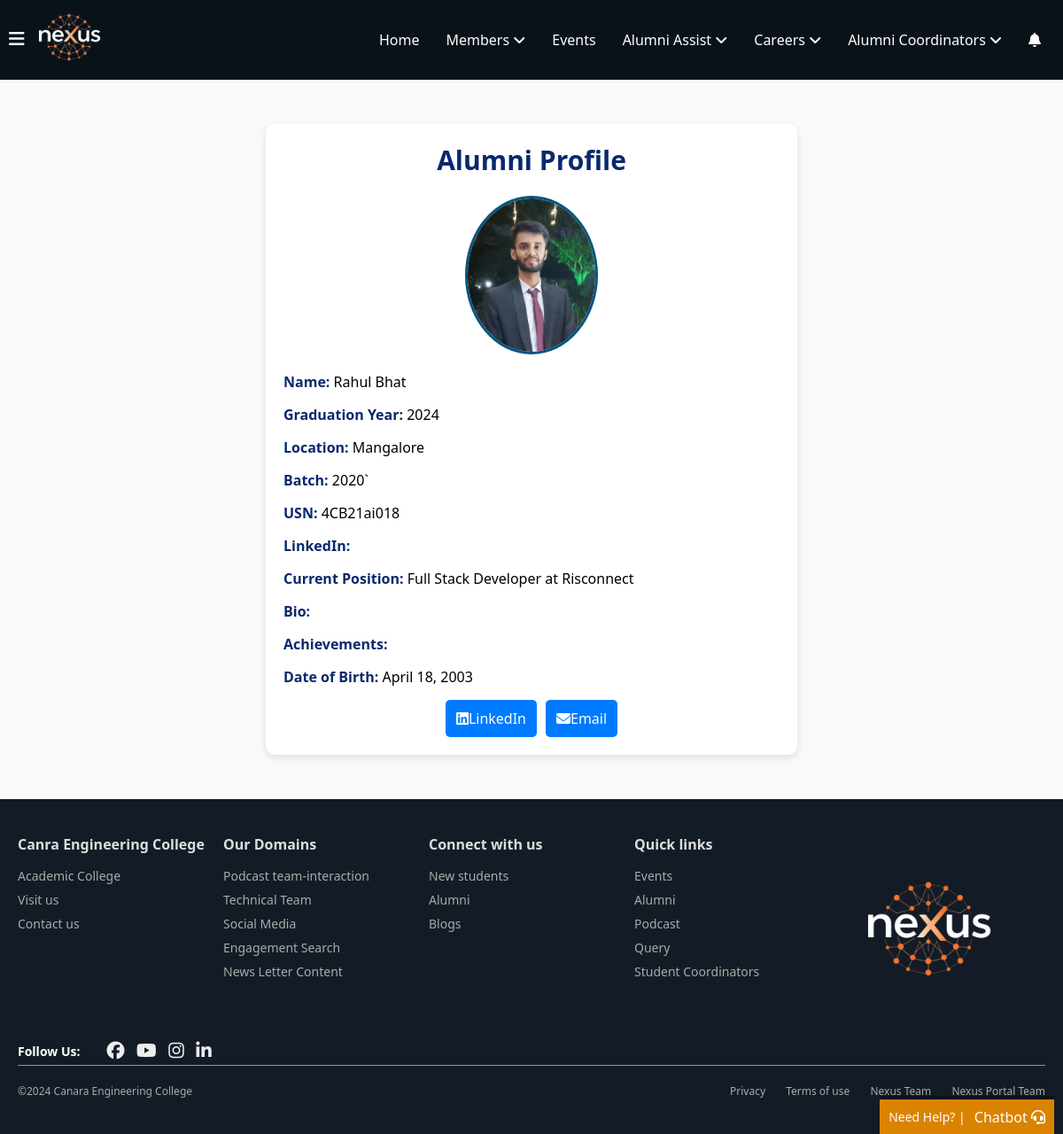
Before: /achievements/Alumni_Profile/7/ with the older database file.
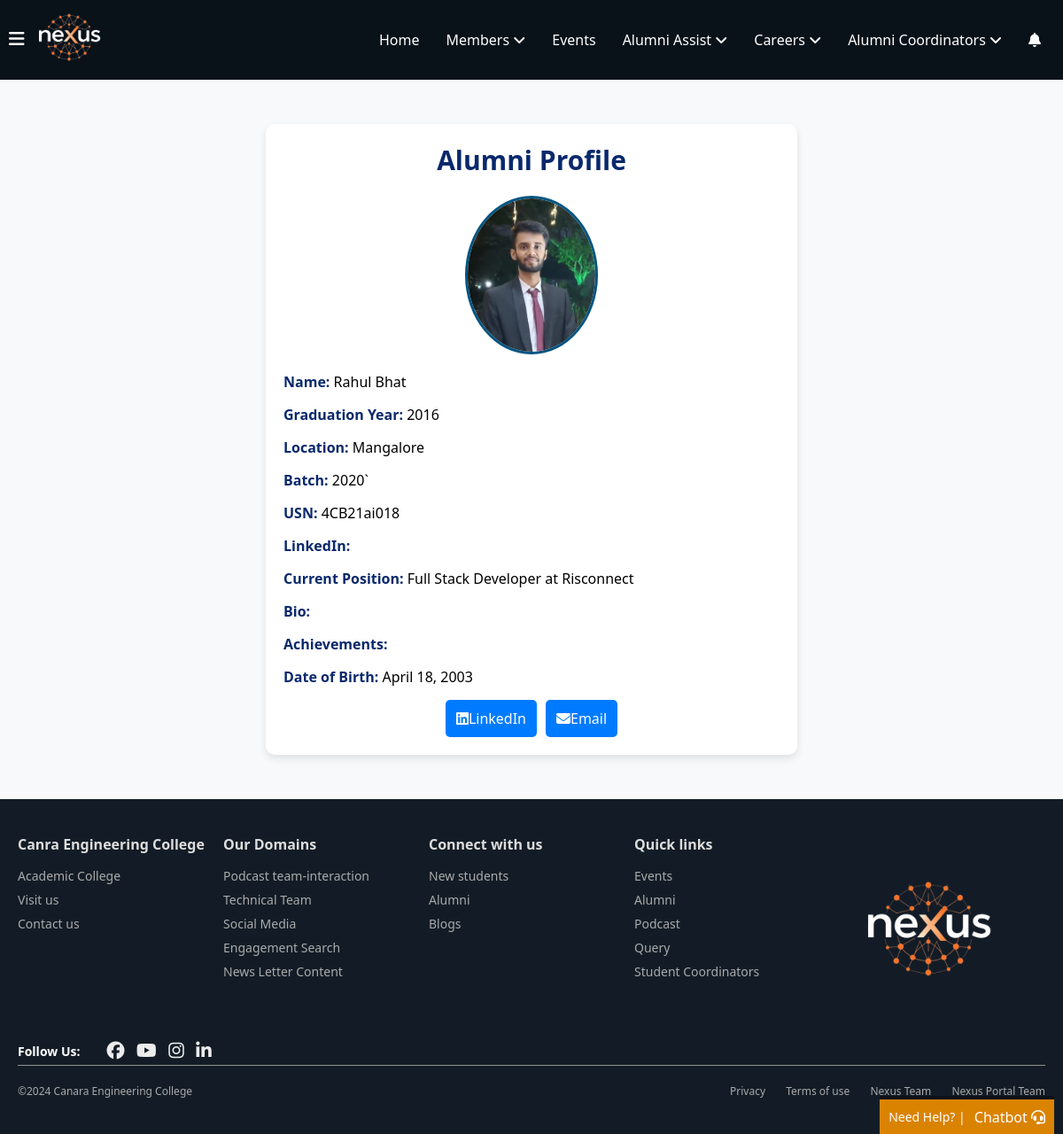
After: the same page with the newer database file.
### alumni_details/models.py (models this page shows, shortened)
class Alumni(models.Model):
    alumni_id = models.AutoField(primary_key=True)
    user = models.OneToOneField(User, on_delete=models.CASCADE, related_name="alumni_profile")
    first_name = models.CharField(max_length=100, db_index=True)
    last_name = models.CharField(max_length=100, db_index=True)
    phone_number = models.CharField(max_length=15, blank=True, null=True)  # Allows optional phone number
    graduation_year = models.IntegerField(db_index=True)  # Added index for graduation year
    location = models.CharField(max_length=255, blank=True, null=True)  # Optional location
    job_location=models.CharField(max_length=255,blank=True,null=True,db_index=True)
    profile_picture = models.ImageField(upload_to='photos/', blank=True, null=True, default='photos/default.png', validators=[validate_image_size])  # Add validator here
    batch = models.CharField(max_length=10)
    usn = models.CharField(max_length=20, unique=True)
    linkedin_url = models.URLField(max_length=255, blank=True, null=True)  # Optional LinkedIn URL
    facebook_url = models.URLField(max_length=255, blank=True, null=True)  # Optional Facebook URL
    instagram_url = models.URLField(max_length=255, blank=True, null=True)  # Optional Instagram URL
    twitter_url = models.URLField(max_length=255, blank=True, null=True)  # Optional Twitter URL
    youtube_url = models.URLField(max_length=255, blank=True, null=True)  # Optional YouTube URL
    current_position = models.CharField(max_length=255, db_index=True, null=True)
    branch = models.CharField(max_length=100, db_index=True)  # Added index for branch
    company_name = models.CharField(max_length=255, db_index=True, null=True)  # Added index for company name
    bio = models.TextField(blank=True, null=True)  # Optional bio
    achievements = models.TextField(blank=True, null=True)  # Optional achievements
    dob = models.DateField()
    is_alumni = models.BooleanField(default=True)
    personal_email = models.EmailField(blank=True, null=True, unique=True)  # Add personal email field
    profile_views = models.IntegerField(default=generate_random_views)  # Random views between 1-10
    uuid = models.UUIDField(default=uuid.uuid4, editable=False, unique=True)
    class Meta:
        indexes = [
            models.Index(fields=['first_name']),
            models.Index(fields=['last_name']),
            models.Index(fields=['current_position']),
            models.Index(fields=['graduation_year']),  # Index for faster filtering by graduation year
            models.Index(fields=['branch']),  # Index for faster filtering by branch
            models.Index(fields=['company_name']),  # Index for faster filtering by company name
            models.Index(fields=['job_location'])
        ]

### achievements/views.py (the view)
# urls.py: path('Alumni_Profile/<int:alumni_id>/', alumni_profile, name='alumni_profile'),
def alumni_profile(request, alumni_id):
    alumni = get_object_or_404(Alumni, pk=alumni_id)  # Fetch the alumni details using their ID
    return render(request, 'alumni_details/single-alumni-profile.html', {'alumni': alumni})

### notifications/context_processors.py (called while the page is built)
def notification_count(request):
    if request.user.is_authenticated:
        unread_count = Notification.objects.filter(
            recipient=request.user,
            viewed=False
        ).count()
        return {'unread_notifications_count': unread_count}
    return {'unread_notifications_count': 0}

### alumni_details/templates/alumni_details/single-alumni-profile.html (shortened to what this page needs)
{% extends 'home/layout.html' %}
{% load static %}
{% block content %}
<div class="profile-container">
    <h2>Alumni Profile</h2>
    {% if alumni.profile_picture %}
        <img src="{{ alumni.profile_picture.url }}" class="profile-img" alt="{{ alumni.first_name }}'s Profile Picture">
    {% else %}
        <img src="{% static 'alumni_details/assets/default.png' %}" class="profile-img" alt="Default Profile Picture">
    {% endif %}
    <div class="profile-detail">
        <strong>Name:</strong> {{ alumni.first_name }} {{ alumni.last_name }}
    </div>
    <div class="profile-detail">
        <strong>Graduation Year:</strong> {{ alumni.graduation_year }}
    </div>
    <div class="profile-detail">
        <strong>Location:</strong> {{ alumni.location }}
    </div>
    <div class="profile-detail">
        <strong>Batch:</strong> {{ alumni.batch }}
    </div>
    <div class="profile-detail">
        <strong>USN:</strong> {{ alumni.usn }}
    </div>
    <div class="profile-detail">
        <strong>LinkedIn:</strong> <a href="{{ alumni.linkedin_url }}" target="_blank">{{ alumni.linkedin_url }}</a>
    </div>
    <div class="profile-detail">
        <strong>Current Position:</strong> {{ alumni.current_position }} at {{ alumni.company_name }}
    </div>
    <div class="profile-detail">
        <strong>Bio:</strong> {{ alumni.bio }}
    </div>
    <div class="profile-detail">
        <strong>Achievements:</strong> {{ alumni.achievements }}
    </div>
    <div class="profile-detail">
        <strong>Date of Birth:</strong> {{ alumni.dob }}
    </div>
    <div class="social-links">
        <a class="connect-btn" href="{{ alumni.linkedin_url }}" target="_blank">
            <i class="fa-brands fa-linkedin"></i> LinkedIn
        </a>
        <a class="connect-btn" href="mailto:{{ alumni.personal_email }}">
            <i class="fa-solid fa-envelope"></i> Email
        </a>
    </div>
</div>
{% endblock %}

### home/templates/home/layout.html (shortened to what this page needs)
{% load static %}
<!DOCTYPE html>
<html lang="en">
<head>
    <link rel="stylesheet" href="{% static 'home/navbar.css' %}">
</head>
<body>
    <header>
        <nav>
            <div class="left">
                <div class="menu" id="menuBtn" onclick="toggleSidebar()">
                    <i class="fa-solid fa-bars"></i>
                </div>
                <div class="logo">
                    <img src="{% static 'home/assets/Nexus_logo-removebg-preview-1.png'%}" alt="nexus logo" class="nav-logo">
                </div>
            </div>
            <div class="nav-ele" id="navEle">
                <ul>
                    <li><a href="{% url 'home'%}">Home</a></li>
                    <li class="dropdown">
                        Members <i class="fa fa-angle-down"></i>
                    </li>
                    <li><a href="{% url 'event_list' %}">Events</a> </li>
                    <li class="dropdown">
                        Alumni Assist <i class="fa fa-angle-down"></i>
                    </li>
                    <li class="dropdown">
                        Careers <i class="fa fa-angle-down"></i>
                    </li>
                    <li class="dropdown">
                        Alumni Coordinators <i class="fa fa-angle-down"></i>
                    </li>
                    <li>
                        <a href="{% url 'notifications:notification_panel' %}">
                            <i class="fas fa-bell"></i>
                        </a>
                    </li>
                </ul>
            </div>
        </nav>
    </header>
    <div class="help-block">
        <div class="help-data">
            <a href="#" class="help-link">Need Help? |</a>
            <p>Chatbot <i class="fa-solid fa-headset"></i></p>
        </div>
    </div>
        {% block content %}
        {% endblock %}
    <footer class="footer">
        <div class="container">
            <div class="footer-columns">
                <div class="column">
                    <h5>Canra Engineering College</h5>
                    <ul>
                        <li><a href="https://www.canaraengineering.in">Academic College</a></li>
                        <li><a href="https://www.canaraengineering.in">Visit us</a></li>
                        <li><a href="">Contact us</a></li>
                    </ul>
                </div>
                <div class="column">
                    <h5>Our Domains</h5>
                    <ul>
                        <li><a href="#">Podcast team-interaction</a></li>
                        <li><a href="#">Technical Team</a></li>
                        <li><a href="{% url 'social_media' %}">Social Media</a></li>
                        <li><a href="#">Engagement Search</a></li>
                        <li><a href="#">News Letter Content</a></li>
                    </ul>
                </div>
                <div class="column">
                    <h5>Connect with us</h5>
                    <ul>
                        <li><a href="#">New students</a></li>
                        <li><a href="#">Alumni</a></li>
                        <li><a href="#">Blogs</a></li>
                    </ul>
                </div>
                <div class="column">
                    <h5>Quick links</h5>
                    <ul>
                        <li><a href="#">Events</a></li>
                        <li><a href="#">Alumni</a></li>
                        <li><a href="#">Podcast</a></li>
                        <li><a href="#">Query</a></li>
                        <li><a href="#">Student Coordinators</a></li>
                    </ul>
                </div>
                <div class="column foot-logo">
                    <img src="{% static 'home/assets/Nexus_logo-removebg-preview.png'%}" alt="Nexus Logo">
                </div>
            </div>
            <div class="footer-icons">
                <strong>Follow Us: </strong>
                <div class="social-icons">
                    <i class="fa-brands fa-facebook"></i>
                    <i class="fa-brands fa-youtube"></i>
                    <i class="fa-brands fa-instagram"></i>
                    <i class="fa-brands fa-linkedin-in"></i>
                </div>
            </div>
            <div class="footer-bottom">
                <p>&copy;2024 Canara Engineering College</p>
                <div class="footer-links">
                    <a href="#">Privacy</a>
                    <a href="#">Terms of use</a>
                    <a href="{% url 'nexusTeam' %}">Nexus Team</a>
                    <a href="{% url 'webTeam' %}">Nexus Portal Team</a>
                </div>
            </div>
        </div>
    </footer>
</body>
</html>

### home/static/home/navbar.css (style rules this page uses)
* { margin: 0; padding: 0; box-sizing: border-box; font-family: 'Segoe UI', Tahoma, Geneva, Verdana, sans-serif; }
a { text-decoration: none; color: white; }
header { background-color: #0a1219; color: white; padding: 5px ; position: sticky; top: 0; left: 0; width: 100%; z-index: 1000; }
header nav { display: flex; justify-content: space-between; align-items: center; flex-wrap: wrap; padding: 5px; width: 100%; }
header nav .left { display: flex; align-items: center; }
nav .left .logo img { width: 100px; height: auto; }
.menu i { cursor: pointer; font-size: 20px; }
.nav-ele ul { list-style: none; margin: 0; padding: 0; display: flex; }
.nav-ele li { padding: 10px 15px; cursor: pointer; position: relative; }
nav ul li a { text-decoration: none; color: white; }
.help-block { position: fixed; bottom: 0; right: 10px; z-index: 1000; background-color: #da8300; border-top: 4px solid #0a1219; }
.help-link { display: inline-block; color: white; font-size: 14px; padding: 10px; border-radius: 5px; text-decoration: none; }
.help-block .help-data { display: flex; justify-content: center; align-items: center; }
.help-block .help-data p { cursor: pointer; padding-right: 10px; color: white; margin: 0; }
.footer { background-color: #131c26; color: white; padding: 40px 20px; font-size: 14px; z-index: 999; }
.footer .container { max-width: 1200px; margin: 0 auto; }
.footer-columns { display: flex; justify-content: space-between; margin-bottom: 30px; }
.column { flex: 1; }
.column h5 { font-size: 16px; margin-bottom: 15px; color: #ddd; }
.column ul { list-style: none; padding: 0; }
.column ul li { margin-bottom: 8px; }
.column ul li a { color: #aaa; text-decoration: none; font-size: 14px; }
.footer-bottom { display: flex; justify-content: space-between; align-items: center; border-top: 1px solid #919191; padding-top: 20px; font-size: 12px; color: #aaa; }
.footer-bottom p { margin: 0; }
.foot-logo img { max-width: 200px; }
.footer-links a { margin-left: 20px; color: #aaa; text-decoration: none; }
.footer-icons { margin: 5px auto; display: flex; align-items: center; gap: 20px; }
.footer-icons .social-icons i { margin-left: 10px; font-size: 20px; color: #ececec; cursor: pointer; }

### alumni_details/templates/alumni_details/single-alumni-profile.html (style rules this page uses)
body { font-family: Arial, sans-serif; background-color: #f8f9fa; }
.profile-container { max-width: 600px; margin: 50px auto; background-color: #ffffff; border-radius: 10px; box-shadow: 0 4px 8px rgba(0, 0, 0, 0.1); padding: 20px; }
h2 { text-align: center; color: rgb(9, 40, 108); font-size: 30px; margin-bottom: 20px; }
.profile-img { width: 150px; border-radius: 50%; border: 3px solid #005582; display: block; margin: 0 auto 20px; }
.profile-detail { margin-bottom: 15px; }
.profile-detail strong { color: rgb(9, 40, 108); }
.social-links { display: flex; justify-content: center; gap: 10px; margin-top: 15px; }
.connect-btn { display: flex; align-items: center; background-color: #007bff; border: none; border-radius: 5px; padding: 10px 12px; cursor: pointer; text-decoration: none; transition: background-color 0.3s ease; color: white; }

Changed rows visible on the page:
changed Alumni "Rahul": graduation_year "2024" → "2016"
